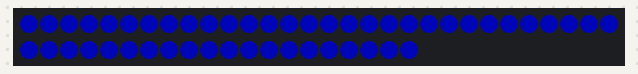
The sketch below on a simulated Arduino Pro Mini, built with avr-gcc and run on an emulated ATmega328P. Parts: 50 RGB LEDs in strip order, left to right, continuing on the next row. Dim RGB values are drawn brighter than linear; the strip is taken to match the declared colour order; random numbers use the default seed unless the sketch sets one.

Above: at 0.1 s.
At 5.1 s:
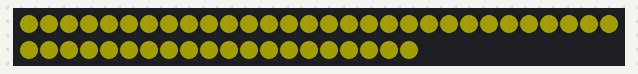
At 7.6 s:
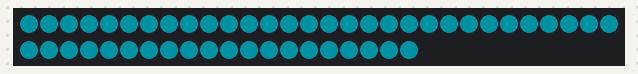
At 12.6 s:
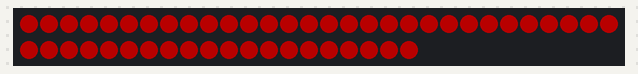
At 20.1 s:
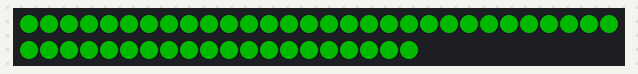
At 25.1 s:
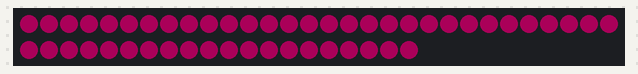

The sketch:

leds.ino
```cpp
//#include <Arduino.h>
#include <WS2812FX.h>
#define LED_COUNT 50 // кол-во светодиодов в гирлянде
#define LED_PIN 6 // пин для вывода на гирлянду
#define DEF_SPEED 2500 // задержка в мс, по дефолту 1000
#define TIMER_MS 5000 // время длительности одного эффекта в мс

WS2812FX strip = WS2812FX(LED_COUNT, LED_PIN, NEO_RGB + NEO_KHZ800);

unsigned long last_change = 0;
unsigned long now = 0;
unsigned long t = 6;
// some common colors
/*
#define RED        0xFF0000
#define GREEN      0x00FF00
#define BLUE       0x0000FF
#define WHITE      0xFFFFFF
#define BLACK      0x000000
#define YELLOW     0xFFFF00
#define CYAN       0x00FFFF
#define MAGENTA    0xFF00FF
#define PURPLE     0x400080
#define ORANGE     0xFF3000
#define ULTRAWHITE 0xFFFFFFFF
*/
//
//int colors[] = {RED, GREEN, BLUE, YELLOW, CYAN, MAGENTA, PURPLE, ORANGE};
long int colors[] = {0xFF0000, 0x00FF00, 0x0000FF, 0xFFFF00, 0x00FFFF, 0xFF00FF, 0x400080, 0xFF3000};

//int colors[] = {0xFF0000,0x00FF00,0x0000FF,0xFFFF00,0x00FFFF,0xFF00FF,0x400080,0xFF3000};

int modes[] = {15,7,51,46,8,2,32,10,38,3,48,11,33,12,5,42,9,17,39,12,39}; // массив с желаемыми ID эффектов
//  2 - Breath (set color)
//  3 - Color Wipe (set color) (short)
//  5 - Color Wipe Inverse (set color) (short)
//  7 - Color Wipe Random !
//  8 - Random Color !-
//  9 - Single Dynamic !--
// 10 - Multi Dynamic !
// 11 - Rainbow !
// 12 - Rainbow Cycle !
// 13 - Scan (set color) (short)
// 14 - Dual Scan (set color) (short)
// 15 - Fade (set color) (x3)
// 17 - Theater Chase Rainbow (x3)
// 20 - Twinkle Random !--
// 32 - Chase Random
// 33 - Chase Rainbow
// 38 - Chase Blackout Rainbow --
// 39 - Color Sweep Random
// 42 - Running Random (x3)
// 46 - Fireworks Random (x3)
// 48 - Fire Flicker (x3)
// 51 - Circus combustus (x3) (short)


int i = 0; // счётчик индекса в массиве эффектов
int l = 0; // индекс прошлого (last) эффекта
//int m = 13; // кол-во эффектов, см. массив modes
int m = sizeof(modes)/sizeof(int); // кол-во эффектов, см. массив modes

void setup() {
  strip.init();
  strip.setBrightness(70); // установка яркости 0 - 255
  strip.setSpeed(DEF_SPEED); // установка скорости (задержки)
  strip.setColor(0xFF0400); // дефолтный цвет
  strip.setMode(8); // стартовая установка 8го режима
  strip.start();
}

void loop() {
  now = millis();
  strip.service();
  if(now - last_change > TIMER_MS*t) {
      strip.setSpeed(DEF_SPEED); // вернуть скорость на дефолт
      t = 6;
    if(modes[i] == 15 || modes[i] == 17 || modes[i] == 42 || modes[i] == 46 || modes[i] == 48 || modes[i] == 51){
      strip.setSpeed(DEF_SPEED*3); // очень быстрые - замедлить, больше задержка х3
    }
    if(modes[i] == 2 || modes[i] == 3 || modes[i] == 5 || modes[i] == 13 || modes[i] == 14 || modes[i] == 15){
      strip.setColor(colors[random(0,7)]); // изменение базового цвета
    }
    if(modes[i] == 3 || modes[i] == 5  || modes[i] == 13  || modes[i] == 14  || modes[i] == 48  || modes[i] == 51){
      t = 1;
    }

    strip.setMode(modes[i]);
    last_change = now;
    l = modes[i];
    //i = random(0,12);
    i++;
    if(i == m){
      i = 0;
    }
  }
}
```

Measured:
- what the display in image 0 shows lasts 2.5 s, from 0.0 s to 2.5 s
